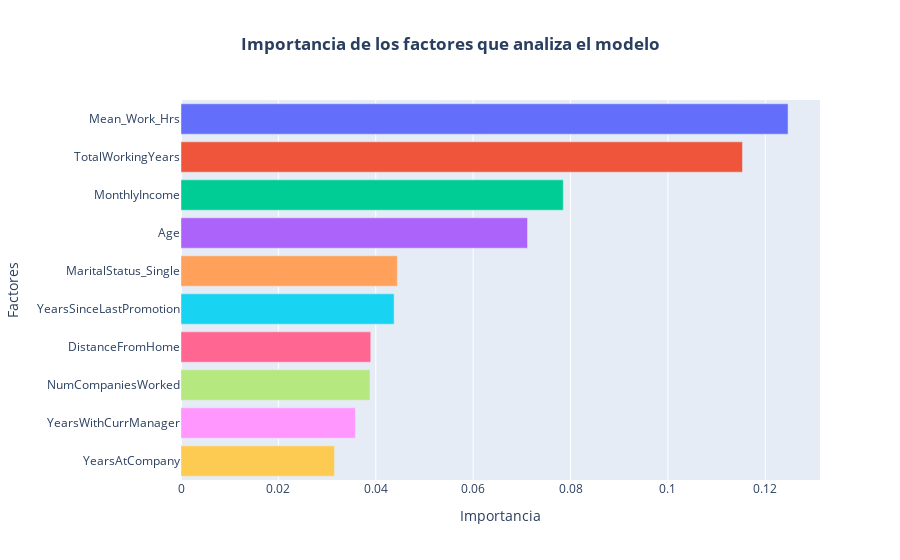

Notebook code cell kept with this figure:
### Code cell
fig = px.bar(gboos_var, x='importancia', y='columnas', color = 'columnas', orientation='h', title ='<b>Importancia de los factores que analiza el modelo<b>')
fig.update_layout(
    xaxis_title = 'Importancia',
    yaxis_title = 'Factores',
    template = 'plotly',
    title_x = 0.5,
    showlegend=False)

### Figure 1 — Plotly figure (JSON) as saved in the notebook; plotly's stock layout.template omitted (floating-point values rounded to 4 significant figures)
{"data": [{"alignmentgroup": "True", "hovertemplate": "columnas=%{y}<br>importancia=%{x}<extra></extra>", "legendgroup": "Mean_Work_Hrs", "marker": {"color": "#636efa", "pattern": {"shape": ""}}, "name": "Mean_Work_Hrs", "offsetgroup": "Mean_Work_Hrs", "orientation": "h", "showlegend": true, "textposition": "auto", "type": "bar", "x": [0.1247], "xaxis": "x", "y": ["Mean_Work_Hrs"], "yaxis": "y"}, {"alignmentgroup": "True", "hovertemplate": "columnas=%{y}<br>importancia=%{x}<extra></extra>", "legendgroup": "TotalWorkingYears", "marker": {"color": "#EF553B", "pattern": {"shape": ""}}, "name": "TotalWorkingYears", "offsetgroup": "TotalWorkingYears", "orientation": "h", "showlegend": true, "textposition": "auto", "type": "bar", "x": [0.1153], "xaxis": "x", "y": ["TotalWorkingYears"], "yaxis": "y"}, {"alignmentgroup": "True", "hovertemplate": "columnas=%{y}<br>importancia=%{x}<extra></extra>", "legendgroup": "MonthlyIncome", "marker": {"color": "#00cc96", "pattern": {"shape": ""}}, "name": "MonthlyIncome", "offsetgroup": "MonthlyIncome", "orientation": "h", "showlegend": true, "textposition": "auto", "type": "bar", "x": [0.0785], "xaxis": "x", "y": ["MonthlyIncome"], "yaxis": "y"}, {"alignmentgroup": "True", "hovertemplate": "columnas=%{y}<br>importancia=%{x}<extra></extra>", "legendgroup": "Age", "marker": {"color": "#ab63fa", "pattern": {"shape": ""}}, "name": "Age", "offsetgroup": "Age", "orientation": "h", "showlegend": true, "textposition": "auto", "type": "bar", "x": [0.07116], "xaxis": "x", "y": ["Age"], "yaxis": "y"}, {"alignmentgroup": "True", "hovertemplate": "columnas=%{y}<br>importancia=%{x}<extra></extra>", "legendgroup": "MaritalStatus_Single", "marker": {"color": "#FFA15A", "pattern": {"shape": ""}}, "name": "MaritalStatus_Single", "offsetgroup": "MaritalStatus_Single", "orientation": "h", "showlegend": true, "textposition": "auto", "type": "bar", "x": [0.04443], "xaxis": "x", "y": ["MaritalStatus_Single"], "yaxis": "y"}, {"alignmentgroup": "True", "hovertemplate": "columnas=%{y}<br>importancia=%{x}<extra></extra>", "legendgroup": "YearsSinceLastPromotion", "marker": {"color": "#19d3f3", "pattern": {"shape": ""}}, "name": "YearsSinceLastPromotion", "offsetgroup": "YearsSinceLastPromotion", "orientation": "h", "showlegend": true, "textposition": "auto", "type": "bar", "x": [0.04377], "xaxis": "x", "y": ["YearsSinceLastPromotion"], "yaxis": "y"}, {"alignmentgroup": "True", "hovertemplate": "columnas=%{y}<br>importancia=%{x}<extra></extra>", "legendgroup": "DistanceFromHome", "marker": {"color": "#FF6692", "pattern": {"shape": ""}}, "name": "DistanceFromHome", "offsetgroup": "DistanceFromHome", "orientation": "h", "showlegend": true, "textposition": "auto", "type": "bar", "x": [0.03897], "xaxis": "x", "y": ["DistanceFromHome"], "yaxis": "y"}, {"alignmentgroup": "True", "hovertemplate": "columnas=%{y}<br>importancia=%{x}<extra></extra>", "legendgroup": "NumCompaniesWorked", "marker": {"color": "#B6E880", "pattern": {"shape": ""}}, "name": "NumCompaniesWorked", "offsetgroup": "NumCompaniesWorked", "orientation": "h", "showlegend": true, "textposition": "auto", "type": "bar", "x": [0.0388], "xaxis": "x", "y": ["NumCompaniesWorked"], "yaxis": "y"}, {"alignmentgroup": "True", "hovertemplate": "columnas=%{y}<br>importancia=%{x}<extra></extra>", "legendgroup": "YearsWithCurrManager", "marker": {"color": "#FF97FF", "pattern": {"shape": ""}}, "name": "YearsWithCurrManager", "offsetgroup": "YearsWithCurrManager", "orientation": "h", "showlegend": true, "textposition": "auto", "type": "bar", "x": [0.03581], "xaxis": "x", "y": ["YearsWithCurrManager"], "yaxis": "y"}, {"alignmentgroup": "True", "hovertemplate": "columnas=%{y}<br>importancia=%{x}<extra></extra>", "legendgroup": "YearsAtCompany", "marker": {"color": "#FECB52", "pattern": {"shape": ""}}, "name": "YearsAtCompany", "offsetgroup": "YearsAtCompany", "orientation": "h", "showlegend": true, "textposition": "auto", "type": "bar", "x": [0.03153], "xaxis": "x", "y": ["YearsAtCompany"], "yaxis": "y"}], "layout": {"barmode": "relative", "legend": {"title": {"text": "columnas"}, "tracegroupgap": 0}, "showlegend": false, "title": {"text": "<b>Importancia de los factores que analiza el modelo<b>", "x": 0.5}, "xaxis": {"anchor": "y", "domain": [0, 1], "title": {"text": "Importancia"}}, "yaxis": {"anchor": "x", "categoryarray": ["YearsAtCompany", "YearsWithCurrManager", "NumCompaniesWorked", "DistanceFromHome", "YearsSinceLastPromotion", "MaritalStatus_Single", "Age", "MonthlyIncome", "TotalWorkingYears", "Mean_Work_Hrs"], "categoryorder": "array", "domain": [0, 1], "title": {"text": "Factores"}}}}
